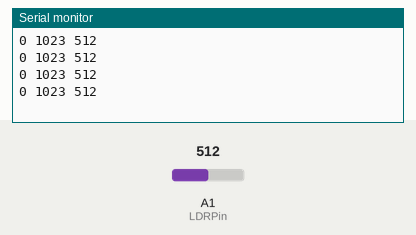
The sketch below on a simulated Arduino Uno, built with avr-gcc and run on an emulated ATmega328P. Shown: the last lines printed to the serial monitor. The inputs (shaded band) are chosen by the test bench; at power-on: A1 (LDRPin) = 512.

Above: at 1.2 s.
1.3 s: A1 (LDRPin) set to 716
At 1.71 s:
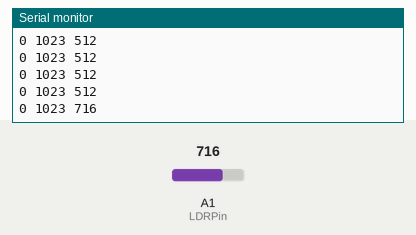
2.8 s: A1 (LDRPin) set to 900
At 2.91 s:
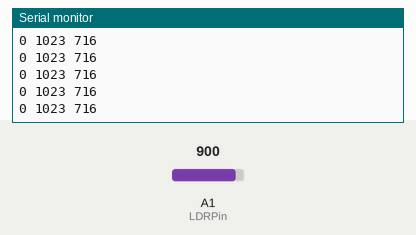
Timing chart, 0 to 5.8 s (numbered marks = the images above; inputs shaded):
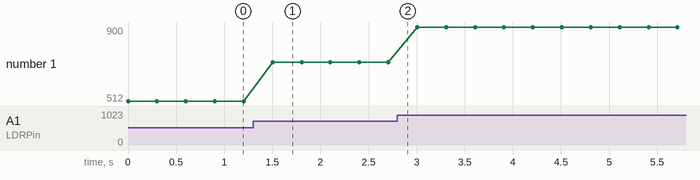

Measured:
- after the input at 1.3 s, the serial monitor: prints a new line after 0.20 s (image 1)
- plotted number 1: 512 → 716 after the input at 1.3 s, 716 → 900 after the input at 2.8 s

The sketch:

sensor-LDR.ino
```cpp
int LDRPin = A1;
int PER = 300;

void setup() {
  Serial.begin(9600);
}

void loop() {
  int lectura = analogRead(LDRPin);
  Serial.print(0);
  Serial.print(" ");
  Serial.print(1023);
  Serial.print(" ");
  Serial.println(lectura);
  delay(PER);
}
```
